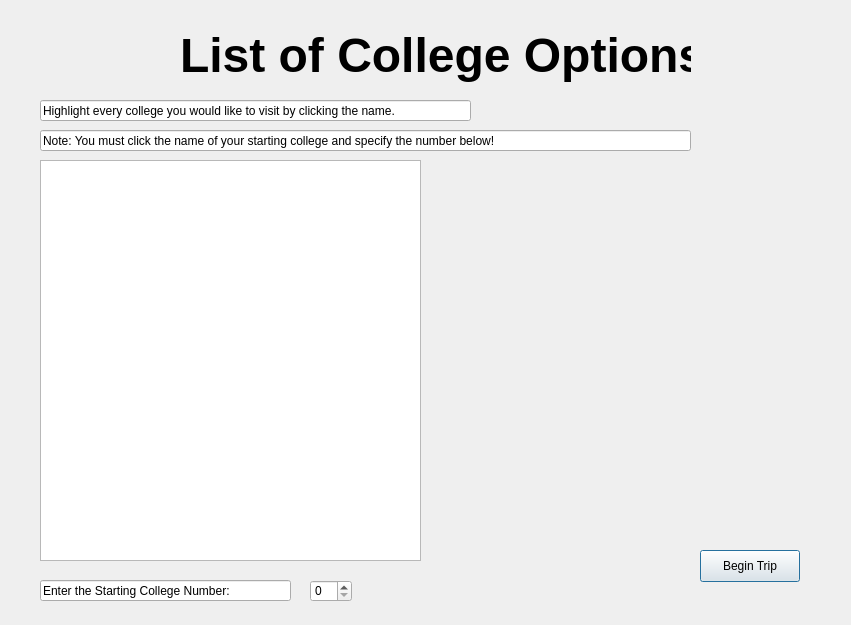
<?xml version="1.0" encoding="UTF-8"?>
<ui version="4.0">
 <class>CollegeList</class>
 <widget class="QDialog" name="CollegeList">
  <property name="geometry">
   <rect>
    <x>0</x>
    <y>0</y>
    <width>851</width>
    <height>625</height>
   </rect>
  </property>
  <property name="windowTitle">
   <string>Dialog</string>
  </property>
  <widget class="QListWidget" name="listWidget">
   <property name="geometry">
    <rect>
     <x>40</x>
     <y>160</y>
     <width>381</width>
     <height>401</height>
    </rect>
   </property>
   <property name="font">
    <font>
     <pointsize>16</pointsize>
    </font>
   </property>
  </widget>
  <widget class="QLabel" name="label">
   <property name="geometry">
    <rect>
     <x>180</x>
     <y>10</y>
     <width>511</width>
     <height>91</height>
    </rect>
   </property>
   <property name="font">
    <font>
     <pointsize>36</pointsize>
     <bold>true</bold>
    </font>
   </property>
   <property name="text">
    <string>List of College Options</string>
   </property>
  </widget>
  <widget class="QSpinBox" name="spinBox">
   <property name="geometry">
    <rect>
     <x>310</x>
     <y>580</y>
     <width>42</width>
     <height>22</height>
    </rect>
   </property>
  </widget>
  <widget class="QLineEdit" name="lineEdit">
   <property name="geometry">
    <rect>
     <x>40</x>
     <y>580</y>
     <width>251</width>
     <height>21</height>
    </rect>
   </property>
   <property name="text">
    <string>Enter the Starting College Number: </string>
   </property>
  </widget>
  <widget class="QPushButton" name="beginTrip">
   <property name="geometry">
    <rect>
     <x>700</x>
     <y>550</y>
     <width>100</width>
     <height>32</height>
    </rect>
   </property>
   <property name="text">
    <string>Begin Trip</string>
   </property>
  </widget>
  <widget class="QLineEdit" name="lineEdit_2">
   <property name="geometry">
    <rect>
     <x>40</x>
     <y>100</y>
     <width>431</width>
     <height>21</height>
    </rect>
   </property>
   <property name="text">
    <string>Highlight every college you would like to visit by clicking the name.</string>
   </property>
  </widget>
  <widget class="QLineEdit" name="lineEdit_3">
   <property name="geometry">
    <rect>
     <x>40</x>
     <y>130</y>
     <width>651</width>
     <height>21</height>
    </rect>
   </property>
   <property name="text">
    <string>Note: You must click the name of your starting college and specify the number below!</string>
   </property>
  </widget>
 </widget>
 <resources/>
 <connections/>
</ui>
